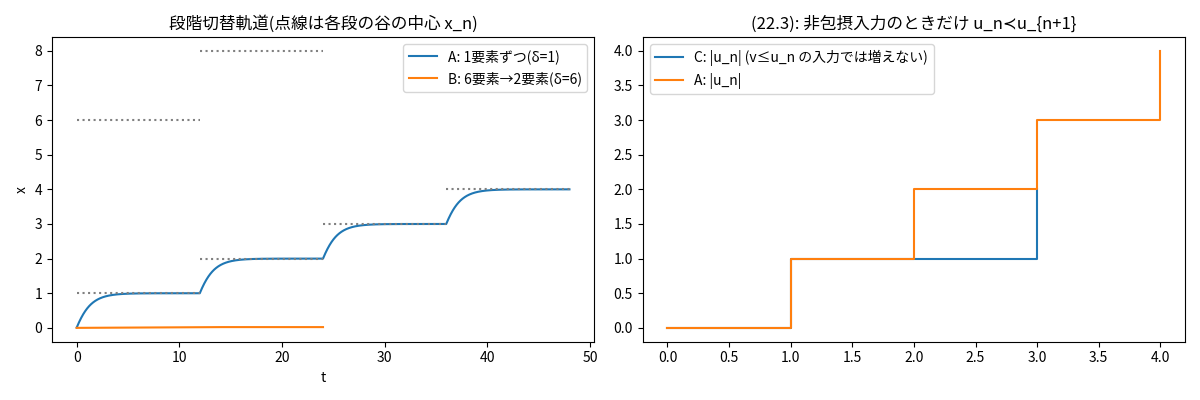

Write the Python code that produced this figure.
"""
定理22 (苫米地高高度LUB臨場感定理) のトイ例  ※数値シミュレーション。証明ではない
-----------------------------------------------------------------------------
原文: u_{n+1}=u_n ∨ v_{n+1} (22.1)。新情報 v_{n+1}≰u_n なら u_n≺u_{n+1} (22.3)。
      各段で局所谷(強凸)に収束してから次段へ切り替える。切替状態が次段の吸引域に入ること(可到達性)
      と時間尺度分離が仮定される。※LUB更新の式だけからは到達性は出ない(原文は明示仮定)。

トイ: 束 𝕃=8要素集合の部分集合(ビット)。段 n の谷の中心を x_n=|u_n|(要素数)に取る1次元モデル。
      各段 Ṽ_n(x) = −A exp(−(x−x_n)²/(2σ²)) (ガウス谷; 中心付近で強凸、遠方はほぼ平坦)。
      ẋ=−∇Ṽ_n。段 n は T_n 秒だけ適用して次段へ切替。
  ガウス谷は |x-x_n|<σ で強凸。Lean(Theorem22_LubStaircase.lean)では A=2, σ=3/2、局所球半径 r=1 を使い
  ddwell>0 (強凸) と「前段の終点が次段の局所球内か」を証明している。Theorem22_GaussianStages.lean は
  半径 5/4・曲率下界 1/8 の局所球で、A/C の連続切替軌道を扱う (下の Lean 対応)。
  ケースA: 毎回1要素ずつ新情報 → δ_n=1 ≤ r: 前段の終点が次段の局所球・吸引域内 → 階段を登る
  ケースB: 6要素→2要素 → δ=6=4σ>r: 終点が次段の平坦部 → 時間をかけても動けず階段が止まる(反例)

Lean 対応: Tomabechi/Examples/Theorem22_LubStaircase.lean + Tomabechi/Examples/Gaussian.lean +
  Tomabechi/Examples/Theorem22_GaussianStages.lean
  証明範囲: 束の (22.1)(22.3)、ガウス谷の局所強凸(ddwell>0, r=1<σ=3/2)、前段の終点が次段の局所球内(A)/外(B)。
  連続時間の切替軌道: A の中心列 1,2,3,4,4,… と C の中心列 1,1,2,2,… について、段ごとの ODE 解を 12 秒ずつ
  つないだ軌道、段内の一意性、中心への距離の指数減衰 (率 1/2)、待ち時間条件 (22.5)、各段の 12 秒後の誤差 ≤1/8。
  B は初期値 0 から中心 6 へ向かう大域解が、12 秒後も次の中心 8 の局所球 (半径 5/4) の外にあること。
  証明していないもの: Python の Euler 離散列と数値出力、一般の段階条件から具体ガウスモデルを導くこと、23-B 一般核の適用。
"""
# %% 準備
import numpy as np
import matplotlib.pyplot as plt
import logging; logging.getLogger("matplotlib.font_manager").setLevel(logging.ERROR)  # フォント警告を抑制
try:
    import japanize_matplotlib  # Colab: !pip -q install japanize-matplotlib
except Exception:
    plt.rcParams["font.family"] = ["Noto Sans CJK JP", "IPAexGothic", "sans-serif"]

A, sigma, T_stage, dt = 2.0, 1.5, 12.0, 0.01     # Lean 側 (Theorem22_LubStaircase.lean) と同じ A=2, σ=3/2
popcount = lambda b: bin(b).count("1")

def staircase(new_infos):
    u = 0b00000000; us = [u]
    for v in new_infos:
        u = u | v; us.append(u)                      # u_{n+1} = u_n ∨ v_{n+1}
    centers = [popcount(b) for b in us]
    x, traj, t_switch = float(centers[0]), [], [0]
    for xc in centers[1:]:
        for _ in range(int(T_stage / dt)):
            grad = A * (x - xc) / sigma**2 * np.exp(-(x - xc)**2 / (2 * sigma**2))   # ∇Ṽ_n
            x -= dt * grad; traj.append(x)
        t_switch.append(len(traj))
    return us, centers, np.array(traj), t_switch

casesA = staircase([0b00000001, 0b00000010, 0b00000100, 0b00001000])     # 1要素ずつ
casesB = staircase([0b00111111, 0b11000000])                         # 6要素→2要素
casesC = staircase([0b00000001, 0b00000001, 0b00000011])               # v≤u_n の入力が混じる

# %% 可視化
fig, ax = plt.subplots(1, 2, figsize=(12, 4))
for (us, cen, tr, ts), lab in [(casesA, "A: 1要素ずつ(δ=1)"), (casesB, "B: 6要素→2要素(δ=6)")]:
    ax[0].plot(np.arange(len(tr)) * dt, tr, label=lab)
    for k, c in enumerate(cen[1:]): ax[0].hlines(c, k * T_stage, (k + 1) * T_stage, ls=":", colors="gray")
ax[0].set_xlabel("t"); ax[0].set_ylabel("x"); ax[0].legend(); ax[0].set_title("段階切替軌道(点線は各段の谷の中心 x_n)")
ax[1].step(range(len(casesC[1])), casesC[1], where="post", label="C: |u_n| (v≤u_n の入力では増えない)")
ax[1].step(range(len(casesA[1])), casesA[1], where="post", label="A: |u_n|"); ax[1].legend(); ax[1].set_title("(22.3): 非包摂入力のときだけ u_n≺u_{n+1}")
plt.tight_layout(); plt.show()

# %% 数値確認
usA, cenA, trA, tsA = casesA
usB, cenB, trB, tsB = casesB
print("A: 各段末の x =", [round(trA[i - 1], 3) for i in tsA[1:]], " 谷中心 =", cenA[1:])
print("B: 各段末の x =", [round(trB[i - 1], 3) for i in tsB[1:]], " 谷中心 =", cenB[1:])
assert all(abs(trA[i - 1] - c) < 0.05 for i, c in zip(tsA[1:], cenA[1:]))        # A: 各谷に到達
assert abs(trB[tsB[1] - 1] - cenB[1]) > 2.5                                     # B: 次の谷に入れない
assert casesC[1] == [0, 1, 1, 2] and casesA[1] == [0, 1, 2, 3, 4]               # (22.3)
